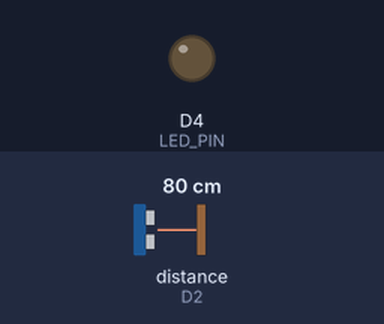
Recording of a sketch running on a simulated ESP8266 (NodeMCU). Shown: output pins drawn as LEDs (lit = HIGH). Inputs (shaded band) come from the test bench; at power-on: distance to the obstacle (sensor on D2) 80 cm. The echo pulse lasts 58.3 µs per cm; WiFi joins after 1.5 s; servers stay silent unless stated; uploads are accepted with an empty reply; pins used as bus, display or sensor lines are not drawn; what the sketch prints to the serial monitor is not drawn.

Above: at 2.8 s.
2.9 s: distance to the obstacle (sensor on D2) set to 2 cm
At 6.6 s:
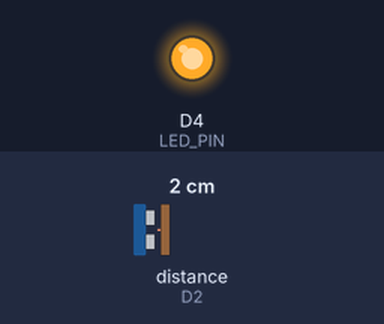
6.9 s: distance to the obstacle (sensor on D2) set to 9 cm
Timing chart, 0 to 16.9 s (numbered marks = the images above; inputs shaded):
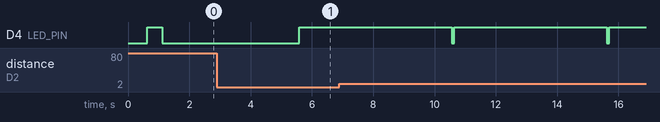

The sketch:

nodemcu_dustbin.ino
```cpp
/*
 * Smart Dustbin Fill Level Sensor
 * Hardware : NodeMCU ESP8266 + HC-SR04 Ultrasonic Sensor
 * Author   : Smart Dustbin Project
 *
 * Wiring:
 *   HC-SR04 VCC  → NodeMCU 3.3V (or Vin for 5V)
 *   HC-SR04 GND  → NodeMCU GND
 *   HC-SR04 TRIG → NodeMCU D1  (GPIO 5)
 *   HC-SR04 ECHO → NodeMCU D2  (GPIO 4)
 *
 * Built-in LED (D4 / GPIO2):
 *   Blinks while connecting to WiFi
 *   Solid ON  = connected + sending data
 *   Rapid blink = HTTP error
 */

#include <ESP8266WiFi.h>
#include <ESP8266HTTPClient.h>
#include <WiFiClient.h>
#include <ArduinoJson.h>

// ─── CONFIGURE THESE ──────────────────────────────────────────────────────────

const char* WIFI_SSID     = "SMART-DUSTBIN";        // Your WiFi name
const char* WIFI_PASSWORD = "12345678";     // Your WiFi password

// Laptop IP address on the same WiFi network.
// On Windows: open CMD → ipconfig → look for "IPv4 Address" under your WiFi adapter.
// Example: "192.168.1.105"
const char* SERVER_IP   = "192.168.137.1";
const int   SERVER_PORT = 3000;

// Must match SENSOR_API_KEY in your .env.local
const char* API_KEY = "smartbin-sensor-2024";

// Which dustbin ID to update (must match one of the IDs on your dashboard)
const char* DUSTBIN_ID = "BIN001";

// Physical height of the bin in centimetres (empty = sensor to bin bottom distance)
// Measure the inside depth of your dustbin when it is completely empty.
const float BIN_HEIGHT_CM = 30.0;

// Minimum distance threshold (sensor blind spot ~ 2 cm)
const float MIN_DISTANCE_CM = 2.0;

// How often to send data (milliseconds)
const unsigned long SEND_INTERVAL_MS = 5000; // 5 seconds

// ─── PIN DEFINITIONS ─────────────────────────────────────────────────────────

const int TRIG_PIN = D1;  // GPIO 5
const int ECHO_PIN = D2;  // GPIO 4
const int LED_PIN  = D4;  // GPIO 2 (built-in LED, active LOW)

// ─── GLOBALS ─────────────────────────────────────────────────────────────────

unsigned long lastSendTime = 0;
int consecutiveErrors       = 0;

// ─── HELPERS ─────────────────────────────────────────────────────────────────

/**
 * Trigger the HC-SR04 and return the measured distance in centimetres.
 * Returns -1.0 on timeout.
 */
float measureDistanceCm() {
  // Clear trigger
  digitalWrite(TRIG_PIN, LOW);
  delayMicroseconds(2);

  // Send 10 µs pulse
  digitalWrite(TRIG_PIN, HIGH);
  delayMicroseconds(10);
  digitalWrite(TRIG_PIN, LOW);

  // Measure echo duration (timeout = 30 ms → ~5 m max range)
  long duration = pulseIn(ECHO_PIN, HIGH, 30000);

  if (duration == 0) {
    return -1.0; // timeout / no object detected
  }

  // Speed of sound = 0.0343 cm/µs; round trip → divide by 2
  float distance = (duration * 0.0343f) / 2.0f;
  return distance;
}

/**
 * Average several readings to reduce noise.
 */
float getSmoothedDistance(int samples = 5) {
  float total = 0;
  int   valid = 0;

  for (int i = 0; i < samples; i++) {
    float d = measureDistanceCm();
    if (d > 0) {
      total += d;
      valid++;
    }
    delay(50);
  }

  if (valid == 0) return -1.0;
  return total / valid;
}

/**
 * Convert distance → fill percentage.
 *   distance == BIN_HEIGHT_CM  →  0%   (empty)
 *   distance == MIN_DISTANCE_CM → 100% (full)
 */
int distanceToFillLevel(float distanceCm) {
  if (distanceCm < 0) return -1; // sensor error

  // Clamp to valid range
  distanceCm = constrain(distanceCm, MIN_DISTANCE_CM, BIN_HEIGHT_CM);

  // Map: large distance = low fill, small distance = high fill
  float fill = (BIN_HEIGHT_CM - distanceCm) / (BIN_HEIGHT_CM - MIN_DISTANCE_CM) * 100.0f;
  return (int)constrain(fill, 0.0f, 100.0f);
}

/**
 * Blink the built-in LED n times.
 */
void blinkLED(int times, int delayMs = 150) {
  for (int i = 0; i < times; i++) {
    digitalWrite(LED_PIN, LOW);  // LED ON  (active LOW)
    delay(delayMs);
    digitalWrite(LED_PIN, HIGH); // LED OFF
    delay(delayMs);
  }
}

// ─── WIFI ────────────────────────────────────────────────────────────────────

void connectWiFi() {
  Serial.printf("\n[WiFi] Connecting to \"%s\"", WIFI_SSID);
  WiFi.mode(WIFI_STA);
  WiFi.begin(WIFI_SSID, WIFI_PASSWORD);

  int attempts = 0;
  while (WiFi.status() != WL_CONNECTED) {
    digitalWrite(LED_PIN, !digitalRead(LED_PIN)); // blink while connecting
    delay(500);
    Serial.print(".");
    attempts++;
    if (attempts > 60) {
      Serial.println("\n[WiFi] Failed after 30 s — restarting...");
      ESP.restart();
    }
  }

  digitalWrite(LED_PIN, LOW); // solid ON = connected
  Serial.println();
  Serial.println("[WiFi] Connected!");
  Serial.printf("[WiFi] IP Address : %s\n", WiFi.localIP().toString().c_str());
  Serial.printf("[WiFi] Signal     : %d dBm\n", WiFi.RSSI());
}

// ─── HTTP POST ───────────────────────────────────────────────────────────────

bool sendSensorData(int fillLevel, float distanceCm) {
  if (WiFi.status() != WL_CONNECTED) {
    Serial.println("[HTTP] Not connected to WiFi — skipping send");
    connectWiFi();
    return false;
  }

  String url = "http://" + String(SERVER_IP) + ":" + String(SERVER_PORT) + "/api/sensor";

  // Build JSON payload
  StaticJsonDocument<256> doc;
  doc["dustbinId"] = DUSTBIN_ID;
  doc["fillLevel"] = fillLevel;
  doc["distance"]  = (float)((int)(distanceCm * 10)) / 10.0; // 1 decimal place
  doc["apiKey"]    = API_KEY;

  String payload;
  serializeJson(doc, payload);

  WiFiClient   client;
  HTTPClient   http;

  http.begin(client, url);
  http.addHeader("Content-Type", "application/json");
  http.setTimeout(8000); // 8 s timeout

  Serial.printf("[HTTP] POST %s\n", url.c_str());
  Serial.printf("[HTTP] Payload: %s\n", payload.c_str());

  int httpCode = http.POST(payload);
  String response = http.getString();
  http.end();

  if (httpCode == 200 || httpCode == 201) {
    Serial.printf("[HTTP] Response %d: %s\n", httpCode, response.c_str());
    consecutiveErrors = 0;
    blinkLED(1, 80); // quick blink = success
    return true;
  } else {
    Serial.printf("[HTTP] Error %d: %s\n", httpCode, response.c_str());
    consecutiveErrors++;
    blinkLED(3, 100); // triple blink = HTTP error
    return false;
  }
}

// ─── SETUP ───────────────────────────────────────────────────────────────────

void setup() {
  Serial.begin(115200);
  delay(100);

  Serial.println("\n========================================");
  Serial.println("  Smart Dustbin NodeMCU Sensor v1.0");
  Serial.println("========================================");
  Serial.printf("  Dustbin ID  : %s\n", DUSTBIN_ID);
  Serial.printf("  Bin Height  : %.0f cm\n", BIN_HEIGHT_CM);
  Serial.printf("  Send Every  : %lu ms\n", SEND_INTERVAL_MS);
  Serial.println("========================================\n");

  // Pin setup
  pinMode(TRIG_PIN, OUTPUT);
  pinMode(ECHO_PIN, INPUT);
  pinMode(LED_PIN,  OUTPUT);
  digitalWrite(LED_PIN, HIGH); // LED OFF initially (active LOW)
  digitalWrite(TRIG_PIN, LOW);

  // Connect to WiFi
  connectWiFi();

  Serial.println("[Setup] Ready — starting sensor loop\n");
}

// ─── LOOP ────────────────────────────────────────────────────────────────────

void loop() {
  unsigned long now = millis();

  // Reconnect WiFi if dropped
  if (WiFi.status() != WL_CONNECTED) {
    Serial.println("[Loop] WiFi lost — reconnecting...");
    digitalWrite(LED_PIN, HIGH); // LED OFF while reconnecting
    connectWiFi();
  }

  // Restart if too many consecutive errors
  if (consecutiveErrors >= 10) {
    Serial.println("[Loop] Too many errors — restarting NodeMCU...");
    delay(1000);
    ESP.restart();
  }

  // Read and send at the configured interval
  if (now - lastSendTime >= SEND_INTERVAL_MS) {
    lastSendTime = now;

    // ── Measure ──────────────────────────────────────────────────────────────
    float distanceCm = getSmoothedDistance(5);
    int   fillLevel  = distanceToFillLevel(distanceCm);

    // ── Log to Serial Monitor ────────────────────────────────────────────────
    Serial.println("─────────────────────────────────────");
    if (distanceCm < 0) {
      Serial.println("[Sensor] ERROR — no echo received");
      Serial.println("         Check HC-SR04 wiring!");
      blinkLED(5, 80);
    } else {
      const char* statusLabel =
        fillLevel >= 80 ? "CRITICAL" :
        fillLevel >= 50 ? "WARNING"  : "Normal";

      Serial.printf("[Sensor] Distance  : %.1f cm\n", distanceCm);
      Serial.printf("[Sensor] Fill Level: %d%%\n", fillLevel);
      Serial.printf("[Sensor] Status    : %s\n", statusLabel);

      // ── Send to Dashboard ─────────────────────────────────────────────────
      bool ok = sendSensorData(fillLevel, distanceCm);
      if (ok) {
        Serial.println("[Sensor] ✓ Data sent to dashboard");
      } else {
        Serial.println("[Sensor] ✗ Failed to send — will retry");
      }
    }
    Serial.println("─────────────────────────────────────\n");
  }

  delay(100); // small yield to keep WiFi stack healthy
}
```

Measured:
- by itself, D4 (LED_PIN): alternates HIGH for 5.0 s and LOW for 0.08 s
